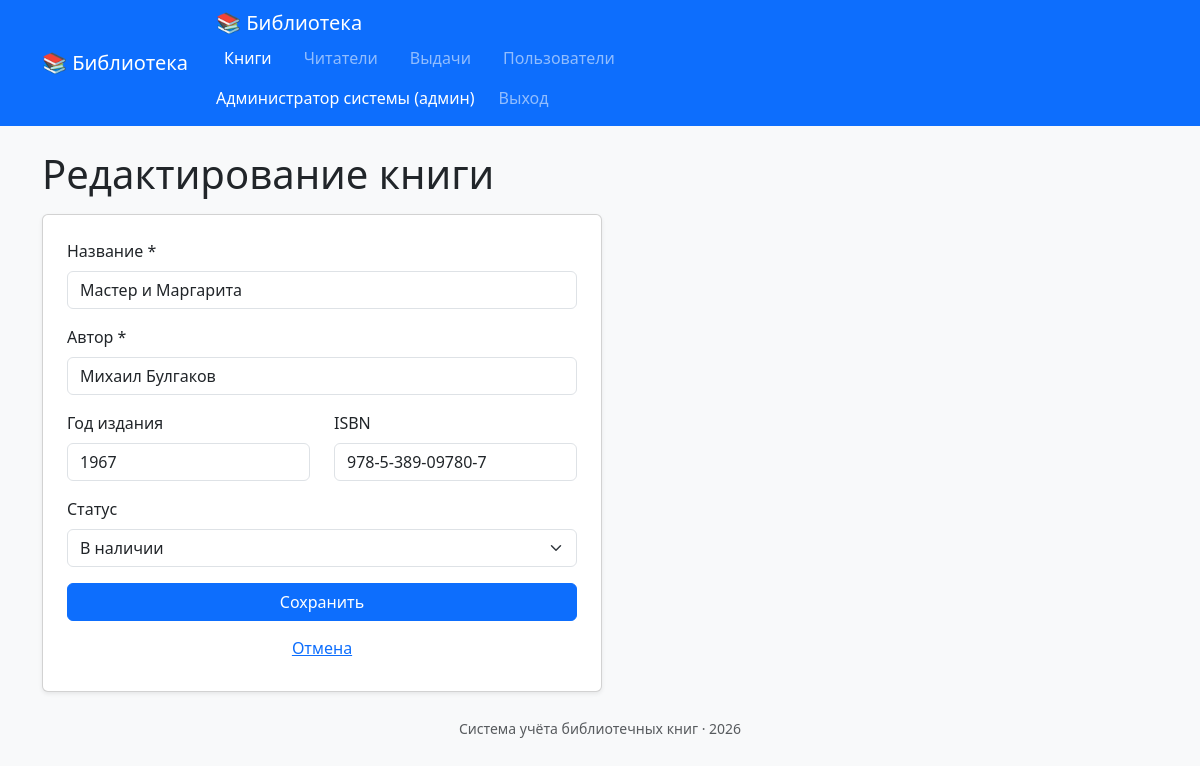
Screenshot of /index.php?action=edit&id=1 (signed in) with the database file from the repository.
### tables this page shows
CREATE TABLE books (
    id INT AUTO_INCREMENT PRIMARY KEY,
    title VARCHAR(255) NOT NULL COMMENT 'Название книги',
    author VARCHAR(255) NOT NULL COMMENT 'Автор',
    year INT NULL COMMENT 'Год издания',
    isbn VARCHAR(20) NULL COMMENT 'Международный стандартный номер',
    status ENUM('в наличии', 'на руках') NOT NULL DEFAULT 'в наличии' COMMENT 'Текущий статус',
    created_at DATETIME NOT NULL DEFAULT CURRENT_TIMESTAMP COMMENT 'Дата добавления'
);

### models/Book.php (called while the page is built, shortened)
<?php
class Book
{
    private PDO $pdo;
    public function __construct(PDO $pdo)
    {
        $this->pdo = $pdo;
    }
    public function find(int $id): ?array
    {
        $stmt = $this->pdo->prepare('SELECT * FROM books WHERE id = :id');
        $stmt->execute([':id' => $id]);
        $book = $stmt->fetch();
        return $book ?: null;
    }
}

### views/books/edit.php (the view, shortened to what this page needs)
<h1 class="mb-3">Редактирование книги</h1>
<form method="post" action="index.php?action=edit&id=<?= $book['id'] ?>" class="card p-4 shadow-sm" style="max-width: 560px">
    <div class="mb-3">
        <label class="form-label">Название *</label>
        <input type="text" name="title" class="form-control" required maxlength="255"
               value="<?= htmlspecialchars($book['title']) ?>">
    </div>
    <div class="mb-3">
        <label class="form-label">Автор *</label>
        <input type="text" name="author" class="form-control" required maxlength="255"
               value="<?= htmlspecialchars($book['author']) ?>">
    </div>
    <div class="row">
        <div class="col mb-3">
            <label class="form-label">Год издания</label>
            <input type="number" name="year" class="form-control" min="1400" max="<?= date('Y') + 1 ?>"
                   value="<?= htmlspecialchars((string)$book['year']) ?>">
        </div>
        <div class="col mb-3">
            <label class="form-label">ISBN</label>
            <input type="text" name="isbn" class="form-control" maxlength="20"
                   value="<?= htmlspecialchars($book['isbn'] ?? '') ?>">
        </div>
    </div>
    <div class="mb-3">
        <label class="form-label">Статус</label>
        <select name="status" class="form-select">
            <option value="в наличии" <?= $book['status'] === 'в наличии' ? 'selected' : '' ?>>В наличии</option>
        </select>
    </div>
    <button class="btn btn-primary">Сохранить</button>
    <a href="index.php" class="btn btn-link mt-2">Отмена</a>
</form>

### rows the page displays
books: title "Мастер и Маргарита", author "Михаил Булгаков", year "1967", isbn "978-5-389-09780-7", status "В наличии"

### other values shown
currentUser()['full_name'] "Администратор системы"
